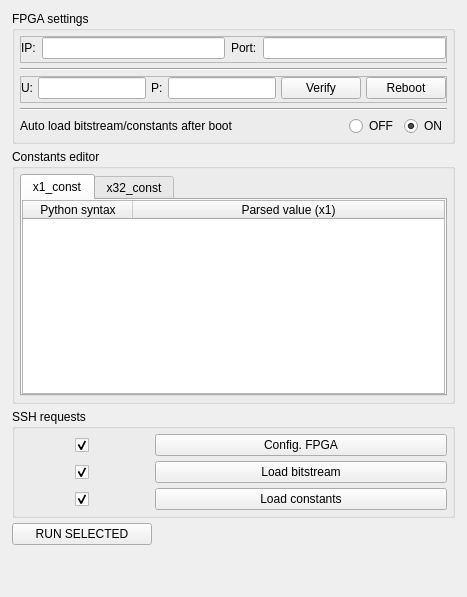
         <widget class="QWidget" name="tab_FPGA">
          <attribute name="title">
           <string>FPGA</string>
          </attribute>
          <layout class="QVBoxLayout" name="verticalLayout_8">
           <property name="spacing">
            <number>5</number>
           </property>
           <property name="leftMargin">
            <number>12</number>
           </property>
           <property name="rightMargin">
            <number>12</number>
           </property>
           <property name="bottomMargin">
            <number>12</number>
           </property>
           <item>
            <widget class="QGroupBox" name="groupBox_6">
             <property name="title">
              <string>FPGA settings</string>
             </property>
             <layout class="QVBoxLayout" name="verticalLayout_3">
              <property name="spacing">
               <number>5</number>
              </property>
              <property name="leftMargin">
               <number>5</number>
              </property>
              <property name="topMargin">
               <number>5</number>
              </property>
              <property name="rightMargin">
               <number>5</number>
              </property>
              <property name="bottomMargin">
               <number>5</number>
              </property>
              <item>
               <widget class="QFrame" name="frame_13">
                <property name="frameShape">
                 <enum>QFrame::StyledPanel</enum>
                </property>
                <property name="frameShadow">
                 <enum>QFrame::Raised</enum>
                </property>
                <layout class="QHBoxLayout" name="horizontalLayout_13">
                 <property name="leftMargin">
                  <number>0</number>
                 </property>
                 <property name="topMargin">
                  <number>0</number>
                 </property>
                 <property name="rightMargin">
                  <number>0</number>
                 </property>
                 <property name="bottomMargin">
                  <number>3</number>
                 </property>
                 <item>
                  <widget class="QLabel" name="label">
                   <property name="text">
                    <string>IP:</string>
                   </property>
                  </widget>
                 </item>
                 <item>
                  <widget class="QLineEdit" name="lineEdit_fpgaIP">
                   <property name="minimumSize">
                    <size>
                     <width>116</width>
                     <height>0</height>
                    </size>
                   </property>
                   <property name="toolTip">
                    <string>&lt;html&gt;&lt;head/&gt;&lt;body&gt;&lt;p&gt;&lt;br/&gt;&lt;/p&gt;&lt;/body&gt;&lt;/html&gt;</string>
                   </property>
                   <property name="text">
                    <string/>
                   </property>
                  </widget>
                 </item>
                 <item>
                  <widget class="QLabel" name="label_10">
                   <property name="text">
                    <string>Port:</string>
                   </property>
                  </widget>
                 </item>
                 <item>
                  <widget class="QLineEdit" name="lineEdit_fpgaPort">
                   <property name="text">
                    <string/>
                   </property>
                  </widget>
                 </item>
                </layout>
               </widget>
              </item>
              <item>
               <widget class="Line" name="line_4">
                <property name="orientation">
                 <enum>Qt::Horizontal</enum>
                </property>
               </widget>
              </item>
              <item>
               <widget class="QFrame" name="frame_5">
                <property name="frameShape">
                 <enum>QFrame::StyledPanel</enum>
                </property>
                <property name="frameShadow">
                 <enum>QFrame::Raised</enum>
                </property>
                <layout class="QHBoxLayout" name="horizontalLayout_5">
                 <property name="spacing">
                  <number>5</number>
                 </property>
                 <property name="leftMargin">
                  <number>0</number>
                 </property>
                 <property name="topMargin">
                  <number>0</number>
                 </property>
                 <property name="rightMargin">
                  <number>0</number>
                 </property>
                 <property name="bottomMargin">
                  <number>3</number>
                 </property>
                 <item>
                  <widget class="QLabel" name="label_2">
                   <property name="text">
                    <string>U:</string>
                   </property>
                  </widget>
                 </item>
                 <item>
                  <widget class="QLineEdit" name="lineEdit_fpgaUser">
                   <property name="maximumSize">
                    <size>
                     <width>16777215</width>
                     <height>16777215</height>
                    </size>
                   </property>
                   <property name="text">
                    <string/>
                   </property>
                  </widget>
                 </item>
                 <item>
                  <widget class="QLabel" name="label_3">
                   <property name="text">
                    <string>P:</string>
                   </property>
                  </widget>
                 </item>
                 <item>
                  <widget class="QLineEdit" name="lineEdit_fpgaPwd">
                   <property name="maximumSize">
                    <size>
                     <width>16777215</width>
                     <height>16777215</height>
                    </size>
                   </property>
                   <property name="text">
                    <string/>
                   </property>
                   <property name="echoMode">
                    <enum>QLineEdit::Password</enum>
                   </property>
                  </widget>
                 </item>
                 <item>
                  <widget class="QPushButton" name="pushButton_fpgaVerify">
                   <property name="text">
                    <string>Verify</string>
                   </property>
                  </widget>
                 </item>
                 <item>
                  <widget class="QPushButton" name="pushButton_fpgaReboot">
                   <property name="text">
                    <string>Reboot</string>
                   </property>
                  </widget>
                 </item>
                </layout>
               </widget>
              </item>
              <item>
               <widget class="Line" name="line_3">
                <property name="orientation">
                 <enum>Qt::Horizontal</enum>
                </property>
               </widget>
              </item>
              <item>
               <widget class="QFrame" name="frame">
                <property name="frameShape">
                 <enum>QFrame::NoFrame</enum>
                </property>
                <property name="frameShadow">
                 <enum>QFrame::Raised</enum>
                </property>
                <layout class="QHBoxLayout" name="horizontalLayout">
                 <property name="leftMargin">
                  <number>0</number>
                 </property>
                 <property name="topMargin">
                  <number>0</number>
                 </property>
                 <property name="rightMargin">
                  <number>0</number>
                 </property>
                 <property name="bottomMargin">
                  <number>0</number>
                 </property>
                 <item>
                  <widget class="QLabel" name="label_9">
                   <property name="text">
                    <string>Auto load bitstream/constants after boot</string>
                   </property>
                  </widget>
                 </item>
                 <item>
                  <spacer name="horizontalSpacer">
                   <property name="orientation">
                    <enum>Qt::Horizontal</enum>
                   </property>
                   <property name="sizeHint" stdset="0">
                    <size>
                     <width>40</width>
                     <height>20</height>
                    </size>
                   </property>
                  </spacer>
                 </item>
                 <item>
                  <widget class="QRadioButton" name="radioButton_autoBitstreamConstantsOff">
                   <property name="text">
                    <string>OFF</string>
                   </property>
                   <property name="checked">
                    <bool>false</bool>
                   </property>
                  </widget>
                 </item>
                 <item>
                  <widget class="QRadioButton" name="radioButton_autoBitstreamConstantsOn">
                   <property name="text">
                    <string>ON</string>
                   </property>
                   <property name="checked">
                    <bool>true</bool>
                   </property>
                  </widget>
                 </item>
                </layout>
               </widget>
              </item>
             </layout>
            </widget>
           </item>
           <item>
            <widget class="QGroupBox" name="groupBox_3">
             <property name="title">
              <string>Constants editor</string>
             </property>
             <layout class="QVBoxLayout" name="verticalLayout_15">
              <property name="spacing">
               <number>5</number>
              </property>
              <property name="leftMargin">
               <number>5</number>
              </property>
              <property name="topMargin">
               <number>5</number>
              </property>
              <property name="rightMargin">
               <number>5</number>
              </property>
              <property name="bottomMargin">
               <number>5</number>
              </property>
              <item>
               <widget class="QTabWidget" name="tabWidget_2">
                <property name="tabPosition">
                 <enum>QTabWidget::North</enum>
                </property>
                <property name="tabShape">
                 <enum>QTabWidget::Rounded</enum>
                </property>
                <property name="currentIndex">
                 <number>0</number>
                </property>
                <widget class="QWidget" name="x1_const">
                 <attribute name="title">
                  <string>x1_const</string>
                 </attribute>
                 <layout class="QVBoxLayout" name="verticalLayout_9">
                  <property name="spacing">
                   <number>0</number>
                  </property>
                  <property name="leftMargin">
                   <number>0</number>
                  </property>
                  <property name="topMargin">
                   <number>0</number>
                  </property>
                  <property name="rightMargin">
                   <number>0</number>
                  </property>
                  <property name="bottomMargin">
                   <number>0</number>
                  </property>
                  <item>
                   <widget class="QTableWidget" name="tableWidget_x1_const">
                    <property name="alternatingRowColors">
                     <bool>true</bool>
                    </property>
                    <attribute name="horizontalHeaderDefaultSectionSize">
                     <number>110</number>
                    </attribute>
                    <attribute name="horizontalHeaderStretchLastSection">
                     <bool>true</bool>
                    </attribute>
                    <attribute name="verticalHeaderShowSortIndicator" stdset="0">
                     <bool>false</bool>
                    </attribute>
                    <attribute name="verticalHeaderStretchLastSection">
                     <bool>false</bool>
                    </attribute>
                    <column>
                     <property name="text">
                      <string>Python syntax</string>
                     </property>
                    </column>
                    <column>
                     <property name="text">
                      <string>Parsed value (x1)</string>
                     </property>
                    </column>
                   </widget>
                  </item>
                 </layout>
                </widget>
                <widget class="QWidget" name="x32_const">
                 <attribute name="title">
                  <string>x32_const</string>
                 </attribute>
                 <layout class="QHBoxLayout" name="horizontalLayout_3">
                  <property name="spacing">
                   <number>0</number>
                  </property>
                  <property name="leftMargin">
                   <number>0</number>
                  </property>
                  <property name="topMargin">
                   <number>0</number>
                  </property>
                  <property name="rightMargin">
                   <number>0</number>
                  </property>
                  <property name="bottomMargin">
                   <number>0</number>
                  </property>
                  <item>
                   <widget class="QTableWidget" name="tableWidget_x32_const">
                    <property name="alternatingRowColors">
                     <bool>true</bool>
                    </property>
                    <attribute name="horizontalHeaderDefaultSectionSize">
                     <number>110</number>
                    </attribute>
                    <attribute name="horizontalHeaderStretchLastSection">
                     <bool>true</bool>
                    </attribute>
                    <attribute name="verticalHeaderShowSortIndicator" stdset="0">
                     <bool>false</bool>
                    </attribute>
                    <attribute name="verticalHeaderStretchLastSection">
                     <bool>false</bool>
                    </attribute>
                    <column>
                     <property name="text">
                      <string>Python syntax</string>
                     </property>
                    </column>
                    <column>
                     <property name="text">
                      <string>Parsed value (x32)</string>
                     </property>
                    </column>
                   </widget>
                  </item>
                 </layout>
                </widget>
               </widget>
              </item>
             </layout>
            </widget>
           </item>
           <item>
            <widget class="QGroupBox" name="groupBox_5">
             <property name="sizePolicy">
              <sizepolicy hsizetype="Preferred" vsizetype="Fixed">
               <horstretch>0</horstretch>
               <verstretch>0</verstretch>
              </sizepolicy>
             </property>
             <property name="minimumSize">
              <size>
               <width>0</width>
               <height>0</height>
              </size>
             </property>
             <property name="title">
              <string>SSH requests</string>
             </property>
             <layout class="QVBoxLayout" name="verticalLayout_12">
              <property name="spacing">
               <number>5</number>
              </property>
              <property name="leftMargin">
               <number>0</number>
              </property>
              <property name="topMargin">
               <number>5</number>
              </property>
              <property name="rightMargin">
               <number>5</number>
              </property>
              <property name="bottomMargin">
               <number>5</number>
              </property>
              <item>
               <widget class="QFrame" name="frame_18">
                <property name="frameShape">
                 <enum>QFrame::NoFrame</enum>
                </property>
                <property name="frameShadow">
                 <enum>QFrame::Raised</enum>
                </property>
                <layout class="QHBoxLayout" name="horizontalLayout_19">
                 <property name="spacing">
                  <number>0</number>
                 </property>
                 <property name="leftMargin">
                  <number>0</number>
                 </property>
                 <property name="topMargin">
                  <number>0</number>
                 </property>
                 <property name="rightMargin">
                  <number>0</number>
                 </property>
                 <property name="bottomMargin">
                  <number>0</number>
                 </property>
                 <item>
                  <widget class="QFrame" name="frame_26">
                   <property name="maximumSize">
                    <size>
                     <width>140</width>
                     <height>16777215</height>
                    </size>
                   </property>
                   <property name="frameShape">
                    <enum>QFrame::NoFrame</enum>
                   </property>
                   <property name="frameShadow">
                    <enum>QFrame::Raised</enum>
                   </property>
                   <layout class="QHBoxLayout" name="horizontalLayout_27">
                    <property name="spacing">
                     <number>0</number>
                    </property>
                    <property name="leftMargin">
                     <number>0</number>
                    </property>
                    <property name="topMargin">
                     <number>0</number>
                    </property>
                    <property name="rightMargin">
                     <number>0</number>
                    </property>
                    <property name="bottomMargin">
                     <number>0</number>
                    </property>
                    <item>
                     <widget class="QCheckBox" name="checkBox_sshConfigFpga">
                      <property name="sizePolicy">
                       <sizepolicy hsizetype="Minimum" vsizetype="Expanding">
                        <horstretch>0</horstretch>
                        <verstretch>0</verstretch>
                       </sizepolicy>
                      </property>
                      <property name="maximumSize">
                       <size>
                        <width>20</width>
                        <height>16777215</height>
                       </size>
                      </property>
                      <property name="text">
                       <string/>
                      </property>
                      <property name="checked">
                       <bool>true</bool>
                      </property>
                     </widget>
                    </item>
                   </layout>
                  </widget>
                 </item>
                 <item>
                  <widget class="QPushButton" name="pushButton_sshConfigFpga">
                   <property name="text">
                    <string>Config. FPGA</string>
                   </property>
                  </widget>
                 </item>
                </layout>
               </widget>
              </item>
              <item>
               <widget class="QFrame" name="frame_29">
                <property name="frameShape">
                 <enum>QFrame::NoFrame</enum>
                </property>
                <property name="frameShadow">
                 <enum>QFrame::Raised</enum>
                </property>
                <layout class="QHBoxLayout" name="horizontalLayout_30">
                 <property name="spacing">
                  <number>0</number>
                 </property>
                 <property name="leftMargin">
                  <number>0</number>
                 </property>
                 <property name="topMargin">
                  <number>0</number>
                 </property>
                 <property name="rightMargin">
                  <number>0</number>
                 </property>
                 <property name="bottomMargin">
                  <number>0</number>
                 </property>
                 <item>
                  <widget class="QFrame" name="frame_30">
                   <property name="maximumSize">
                    <size>
                     <width>140</width>
                     <height>16777215</height>
                    </size>
                   </property>
                   <property name="frameShape">
                    <enum>QFrame::NoFrame</enum>
                   </property>
                   <property name="frameShadow">
                    <enum>QFrame::Raised</enum>
                   </property>
                   <layout class="QHBoxLayout" name="horizontalLayout_31">
                    <property name="spacing">
                     <number>0</number>
                    </property>
                    <property name="leftMargin">
                     <number>0</number>
                    </property>
                    <property name="topMargin">
                     <number>0</number>
                    </property>
                    <property name="rightMargin">
                     <number>0</number>
                    </property>
                    <property name="bottomMargin">
                     <number>0</number>
                    </property>
                    <item>
                     <widget class="QCheckBox" name="checkBox_sshLoadBitstream">
                      <property name="sizePolicy">
                       <sizepolicy hsizetype="Minimum" vsizetype="Expanding">
                        <horstretch>0</horstretch>
                        <verstretch>0</verstretch>
                       </sizepolicy>
                      </property>
                      <property name="maximumSize">
                       <size>
                        <width>20</width>
                        <height>16777215</height>
                       </size>
                      </property>
                      <property name="text">
                       <string/>
                      </property>
                      <property name="checked">
                       <bool>true</bool>
                      </property>
                     </widget>
                    </item>
                   </layout>
                  </widget>
                 </item>
                 <item>
                  <widget class="QPushButton" name="pushButton_sshLoadBitstream">
                   <property name="text">
                    <string>Load bitstream</string>
                   </property>
                  </widget>
                 </item>
                </layout>
               </widget>
              </item>
              <item>
               <widget class="QFrame" name="frame_27">
                <property name="frameShape">
                 <enum>QFrame::NoFrame</enum>
                </property>
                <property name="frameShadow">
                 <enum>QFrame::Raised</enum>
                </property>
                <layout class="QHBoxLayout" name="horizontalLayout_28">
                 <property name="spacing">
                  <number>0</number>
                 </property>
                 <property name="leftMargin">
                  <number>0</number>
                 </property>
                 <property name="topMargin">
                  <number>0</number>
                 </property>
                 <property name="rightMargin">
                  <number>0</number>
                 </property>
                 <property name="bottomMargin">
                  <number>0</number>
                 </property>
                 <item>
                  <widget class="QFrame" name="frame_28">
                   <property name="maximumSize">
                    <size>
                     <width>140</width>
                     <height>16777215</height>
                    </size>
                   </property>
                   <property name="frameShape">
                    <enum>QFrame::NoFrame</enum>
                   </property>
                   <property name="frameShadow">
                    <enum>QFrame::Raised</enum>
                   </property>
                   <layout class="QHBoxLayout" name="horizontalLayout_29">
                    <property name="spacing">
                     <number>0</number>
                    </property>
                    <property name="leftMargin">
                     <number>0</number>
                    </property>
                    <property name="topMargin">
                     <number>0</number>
                    </property>
                    <property name="rightMargin">
                     <number>0</number>
                    </property>
                    <property name="bottomMargin">
                     <number>0</number>
                    </property>
                    <item>
                     <widget class="QCheckBox" name="checkBox_sshLoadConstants">
                      <property name="sizePolicy">
                       <sizepolicy hsizetype="Minimum" vsizetype="Expanding">
                        <horstretch>0</horstretch>
                        <verstretch>0</verstretch>
                       </sizepolicy>
                      </property>
                      <property name="maximumSize">
                       <size>
                        <width>20</width>
                        <height>16777215</height>
                       </size>
                      </property>
                      <property name="text">
                       <string/>
                      </property>
                      <property name="checked">
                       <bool>true</bool>
                      </property>
                     </widget>
                    </item>
                   </layout>
                  </widget>
                 </item>
                 <item>
                  <widget class="QPushButton" name="pushButton_sshLoadConstants">
                   <property name="text">
                    <string>Load constants</string>
                   </property>
                  </widget>
                 </item>
                </layout>
               </widget>
              </item>
             </layout>
            </widget>
           </item>
           <item>
            <widget class="QFrame" name="frame_31">
             <property name="frameShape">
              <enum>QFrame::NoFrame</enum>
             </property>
             <property name="frameShadow">
              <enum>QFrame::Raised</enum>
             </property>
             <layout class="QHBoxLayout" name="horizontalLayout_32">
              <property name="spacing">
               <number>5</number>
              </property>
              <property name="leftMargin">
               <number>0</number>
              </property>
              <property name="topMargin">
               <number>0</number>
              </property>
              <property name="rightMargin">
               <number>0</number>
              </property>
              <property name="bottomMargin">
               <number>0</number>
              </property>
              <item>
               <widget class="QPushButton" name="pushButton_fpgaRunSelected">
                <property name="minimumSize">
                 <size>
                  <width>140</width>
                  <height>0</height>
                 </size>
                </property>
                <property name="text">
                 <string>RUN SELECTED</string>
                </property>
                <property name="checkable">
                 <bool>false</bool>
                </property>
                <property name="autoDefault">
                 <bool>false</bool>
                </property>
                <property name="default">
                 <bool>false</bool>
                </property>
                <property name="flat">
                 <bool>false</bool>
                </property>
               </widget>
              </item>
              <item>
               <spacer name="horizontalSpacer_3">
                <property name="orientation">
                 <enum>Qt::Horizontal</enum>
                </property>
                <property name="sizeHint" stdset="0">
                 <size>
                  <width>40</width>
                  <height>20</height>
                 </size>
                </property>
               </spacer>
              </item>
             </layout>
            </widget>
           </item>
           <item>
            <spacer name="verticalSpacer_3">
             <property name="orientation">
              <enum>Qt::Vertical</enum>
             </property>
             <property name="sizeType">
              <enum>QSizePolicy::Minimum</enum>
             </property>
             <property name="sizeHint" stdset="0">
              <size>
               <width>20</width>
               <height>40</height>
              </size>
             </property>
            </spacer>
           </item>
          </layout>
         </widget>
